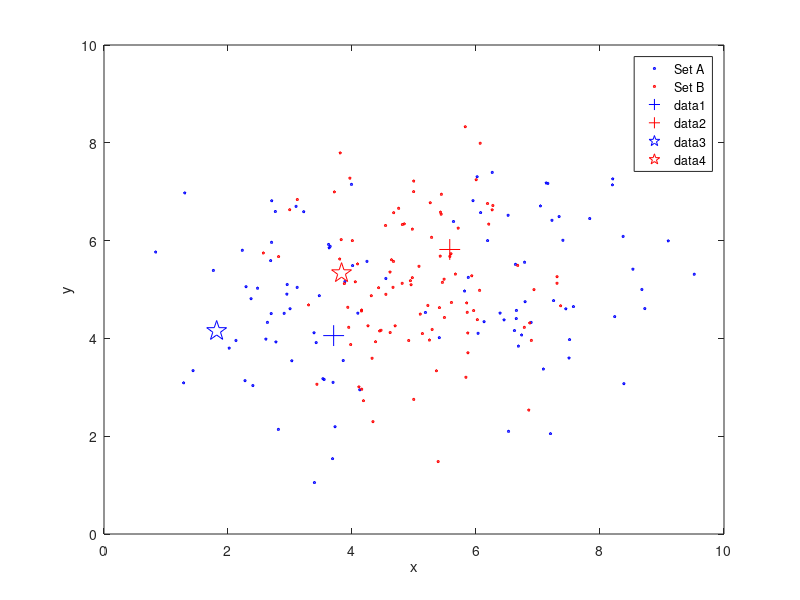
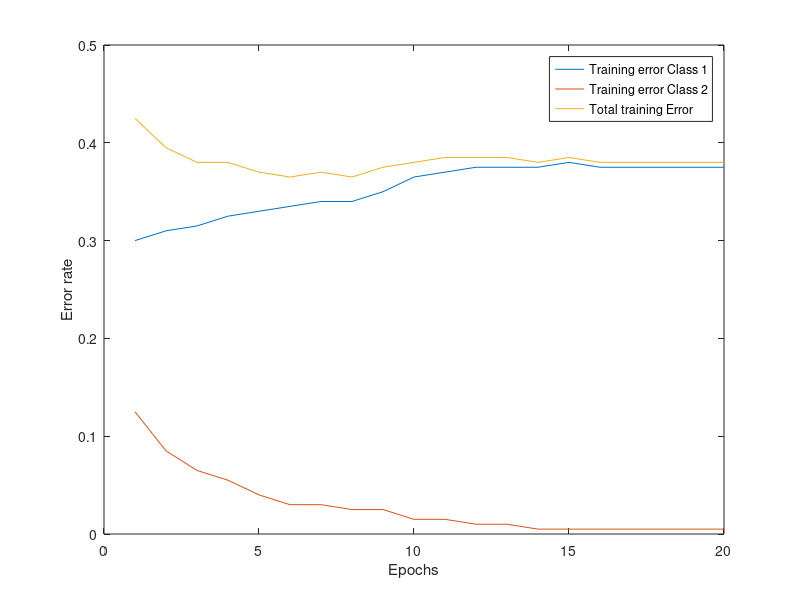

Source code (MATLAB) for these figures, in order:
load('data_lvq_A') % matA
load('data_lvq_B') % matB

close all
figure;
plot(matA(:,1),matA(:,2), 'bp', 'markersize', 2);
hold on;
plot(matB(:,1),matB(:,2), 'rp', 'markersize', 2);
xlabel('x'); ylabel('y');
legend('Set A', 'Set B');

data = [matA ; matB];
data_labels = (floor( (0:length(data)-1) * 2 / length(data))).';
data = [data data_labels];

% The prototypes
w_A = 1;
w_B = 1;
w = zeros(w_A + w_B, ndims(data)+1);

eta = 0.01;
nrEpochs = 500;

E_1 = zeros(1,nrEpochs);
E_2 = zeros(1,nrEpochs);

% Randomly initialize the prototypes between the minimum and maximum values
% last value being their class
for i = 1 : size(w,1)
    if i <= w_A
        w(i,:) = [mean(matA) + rand()*2*std(matA)-std(matA) 0];
    else
        w(i,:) = [mean(matB) + rand()*2*std(matB)-std(matB) 1];
    end
end

plot(w(1:w_A,1), w(1:w_A,2), 'b+', 'markersize', 15);
plot(w(w_A+1:size(w,1),1), w(w_A+1:size(w,1),2), 'r+', 'markersize', 15);

for epoch = 1:nrEpochs
    % Training
    for point = 1 : size(data,1)
         % Find the row with the nearest prototype
        rowMin = find(pdist2(data(point,1:2), w(:,1:2)) == min(pdist2(data(point,1:2), w(:,1:2))),1);
        % If the classes of the data point and the nearest prototype are the same
        if w(rowMin,end) == data(point, end)
            % Move the row closer to the data point
            w(rowMin,1:2) = w(rowMin,1:2) + eta * (data(point,1:2) - w(rowMin,1:2));
        else
            w(rowMin,1:2) = w(rowMin,1:2) - eta * (data(point,1:2) - w(rowMin,1:2));
        end
    end
       
    % Testing
    for point = 1 : size(data,1)
        % Find the row with the nearest prototype
        rowMin = find(pdist2(data(point,1:2), w(:,1:2)) == min(pdist2(data(point,1:2), w(:,1:2))),1);
        if w(rowMin,end) ~= data(point, end)
            if point <= size(matA,1)
                E_1(epoch) = E_1(epoch) + 1;
            else
                E_2(epoch) = E_2(epoch) + 1;
            end
        end
    end
    E = E_1 + E_2;
    
    if (epoch > 10 && var(E(:,epoch-4:epoch)) < 0.05)
        epoch
        E_1(:,epoch+1:end) = [];
        E_2(:,epoch+1:end) = [];
        E(:,epoch+1:end) = [];
        break
    end
end

plot(w(1:w_A,1), w(1:w_A,2), 'bp', 'markersize', 15);
plot(w(w_A+1:size(w,1),1), w(w_A+1:size(w,1),2), 'rp', 'markersize', 15);

figure;
plot(E_1/200)
hold on;
plot(E_2/200);
plot(E/200);
legend('Training error Class 1', 'Training error Class 2', 'Total training Error');
xlabel('Epochs')
ylabel('Error rate')
